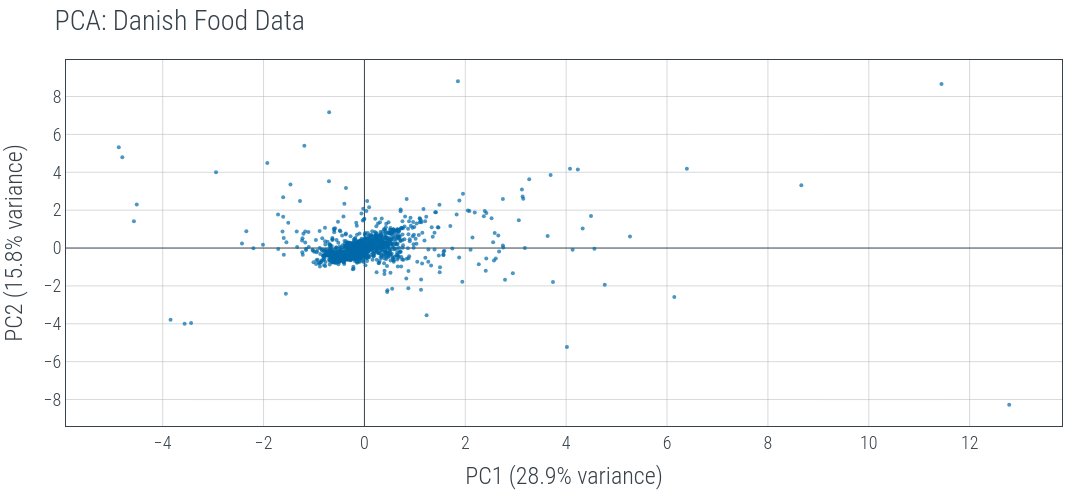

The notebook cell this image was saved under:
### Markdown cell above
Once again, we need an interactive version of this plot

### Code cell
# Danish PCA plot
fig_pca_danish = go.Figure(
    data=go.Scatter(
        x=X_pca[:, 0],
        y=X_pca[:, 1],
        mode="markers",
        marker=dict(
            size=4, opacity=0.7, color=color_from_rgb(rgb.tue_blue), line=dict(width=0)
        ),
        text=Danish["FoodName"],
        hovertemplate="<b>%{text}</b><br>"
        + "PC1: %{x:.2f}<br>"
        + "PC2: %{y:.2f}<br>"
        + "<extra></extra>",
    ),
)

fig_pca_danish.update_layout(
    title="PCA: Danish Food Data",
    xaxis_title=f"PC1 ({explained_variance_ratio[0]*100:.1f}% variance)",
    yaxis_title=f"PC2 ({explained_variance_ratio[1]*100:.1f}% variance)",
    template=custom_template,
    showlegend=False,
    width=plotly_width,
    height=plotly_height,
)

# Show both plots
fig_pca_danish.show()

### Figure 1 — Plotly figure (JSON) as saved in the notebook; plotly's stock layout.template omitted (floating-point values rounded to 4 significant figures; data arrays with more than 128 entries replaced by an {"elided": "..."} marker saying what was removed)
{"data": [{"hovertemplate": "<b>%{text}</b><br>PC1: %{x:.2f}<br>PC2: %{y:.2f}<br><extra></extra>", "marker": {"color": "rgb(0, 105, 170)", "line": {"width": 0}, "opacity": 0.7, "size": 4}, "mode": "markers", "text": {"elided": "1370 str values"}, "type": "scatter", "x": {"elided": "1370 float values"}, "y": {"elided": "1370 float values"}}], "layout": {"height": 496, "showlegend": false, "title": {"text": "PCA: Danish Food Data"}, "width": 1102, "xaxis": {"title": {"text": "PC1 (28.9% variance)"}}, "yaxis": {"title": {"text": "PC2 (15.8% variance)"}}}}
